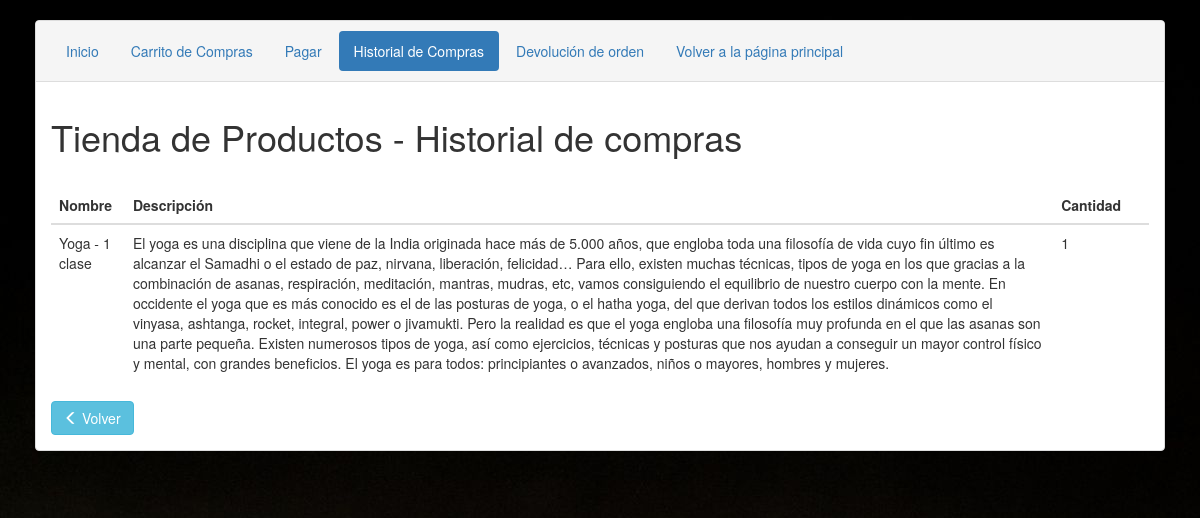
/carrito-master/VerUnaOrden.php?id=16, run on the app's committed database.
### tables this page shows
CREATE TABLE IF NOT EXISTS `orden_articulos` (
  `id` int(11) NOT NULL AUTO_INCREMENT,
  `order_id` int(11) NOT NULL,
  `product_id` int(11) NOT NULL,
  `quantity` int(5) NOT NULL,
  PRIMARY KEY (`id`),
  KEY `order_id` (`order_id`)
);

CREATE TABLE IF NOT EXISTS `mis_productos` (
  `id` int(11) NOT NULL AUTO_INCREMENT,
  `name` varchar(200) NOT NULL,
  `description` text NOT NULL,
  `price` float(10,2) NOT NULL,
  `created` datetime NOT NULL,
  `modified` datetime NOT NULL,
  `status` enum('1','0') NOT NULL DEFAULT '1',
  `image` varchar(255) NOT NULL,
  `featured` int(11) NOT NULL COMMENT 'para que salga en productos destacados',
  PRIMARY KEY (`id`)
);

### carrito-master/VerUnaOrden.php (the view, shortened to what this page needs)
<!DOCTYPE html>
<html lang="es">
<head>
    <link rel="stylesheet" href="http://maxcdn.bootstrapcdn.com/bootstrap/3.3.7/css/bootstrap.min.css">
</head>
</head>
<body>
    <div class="container">
        <div class="panel panel-default">
            <div class="panel-heading">
                <ul class="nav nav-pills">
                    <li role="presentation"><a href="index.php">Inicio</a></li>
                    <li role="presentation"><a href="VerCarta.php">Carrito de Compras</a></li>
                    <li role="presentation"><a href="Pagos.php">Pagar</a></li>
                    <li role="presentation" class="active"><a href="historialCompras.php">Historial de Compras</a></li>
                    <li role="presentation"><a href="devolucion.php">Devolución de orden</a></li>
                    <li role="presentation"><a href="../index2.php">Volver a la página principal</a></li>
                </ul>
            </div>
            <div class="panel-body">
                <h1>Tienda de Productos - Historial de compras</h1>
                <table class="table">
                    <thead>
                        <tr>
                            <th>Nombre</th>
                            <th>Descripción</th>
                            <th>Cantidad</th>
                            <th>&nbsp;</th>
                        </tr>
                    </thead>
                    <?php
                        include 'Configuracion.php';
                        if(!empty($_REQUEST['id'])){
                            $idpasada=$_REQUEST['id'];
                            $selectquery = "SELECT mis_productos.name AS 'nombre', mis_productos.description AS 'descripcion', orden_articulos.quantity AS quantity FROM orden_articulos JOIN orden ON orden_articulos.order_id = orden.id JOIN mis_productos ON mis_productos.id = orden_articulos.product_id WHERE orden_articulos.order_id=$idpasada;";
                            $result = mysqli_query($db , $selectquery) or die(mysqli_error($db));
                            if (mysqli_num_rows($result) > 0) {
                                    while($row = mysqli_fetch_assoc($result)) {
                                        echo "
                                        <tr>
                                            <td>".$row["nombre"]."</td>
                                            <td>".$row["descripcion"]."</td>
                                            <td>".$row["quantity"]."</td>
                                            <td>&nbsp;</td>
                                        </tr>
                                        ";
                                    }
                                }
                        }
                    ?>
                </table>
                <a href="historialCompras.php" class="btn btn-info"><i class="glyphicon glyphicon-menu-left"></i> Volver</a>
                </div>
            </div>
        </div>
</body>
</html>

### carrito-master/VerUnaOrden.php (style rules this page uses)
.container { padding: 20px; }
body { background-image: url("../images/pesa.jpg"); }

### data on the page
orden_articulos: mis_productos.name "Yoga - 1 clase", mis_productos.description "El yoga es una disciplina que viene de la India originada hace más de 5.000 años, que engloba toda una filosofía de vida cuyo fin último es alcanzar el Samadhi o el estado de paz, nirvana, liberación, felicidad… Para ello, existen muchas técnicas, tipos de yoga en los que gracias a la combinación de asanas, respiración, meditación, mantras, mudras, etc, vamos consiguiendo el equilibrio de nuestro cuerpo con la mente. En occidente el yoga que es más conocido es el de las posturas de yoga, o el hatha yoga, del que derivan todos los estilos dinámicos como el vinyasa, ashtanga, rocket, integral, power o jivamukti. Pero la realidad es que el yoga engloba una filosofía muy profunda en el que las…", quantity "1"
